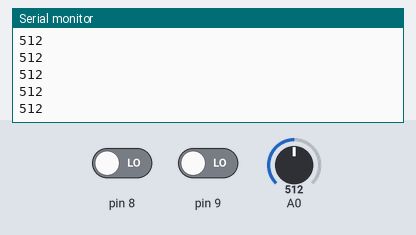
Simulated run of this sketch. Board: Arduino Uno, built with avr-gcc and run on an emulated ATmega328P. On the bench: the last lines printed to the serial monitor. The inputs (shaded band) are chosen by the test bench; at power-on: A0 = 512, pin 8 LOW, pin 9 LOW.

Above: at 1.2 s.
1.3 s: A0 set to 716
At 1.56 s:
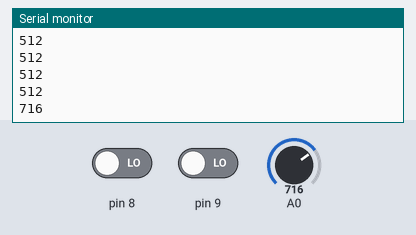
2.8 s: A0 set to 900
At 2.96 s:
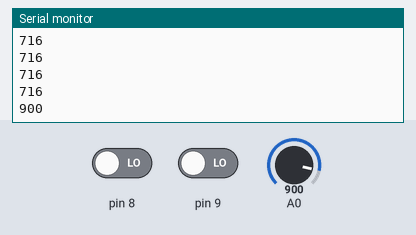
Timing chart, 0 to 5.8 s (numbered marks = the images above; inputs shaded):
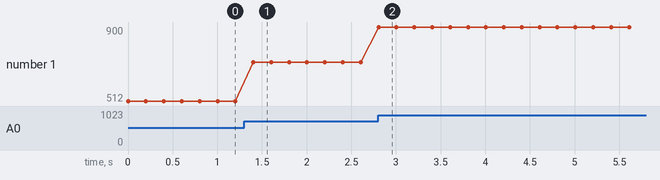

The sketch:

ecg-serial.ino
```cpp
void setup() {
  pinMode(8,INPUT);
  pinMode(9,INPUT);

}

void loop() {
  Serial.begin(9600);
  if((digitalRead(8)==1)||(digitalRead(9)==1)){
      Serial.println("");
  }
  else{
      Serial.println(analogRead(A0));
  }
  delay(100);
  Serial.end();
  delay(100);
}
```

Measured:
- after the input at 1.3 s, the serial monitor: prints a new line after 0.10 s (image 1)
- after the input at 2.8 s, the serial monitor: prints a new line at once (image 2)
- plotted number 1: 512 → 716 after the input at 1.3 s, 716 → 900 after the input at 2.8 s
